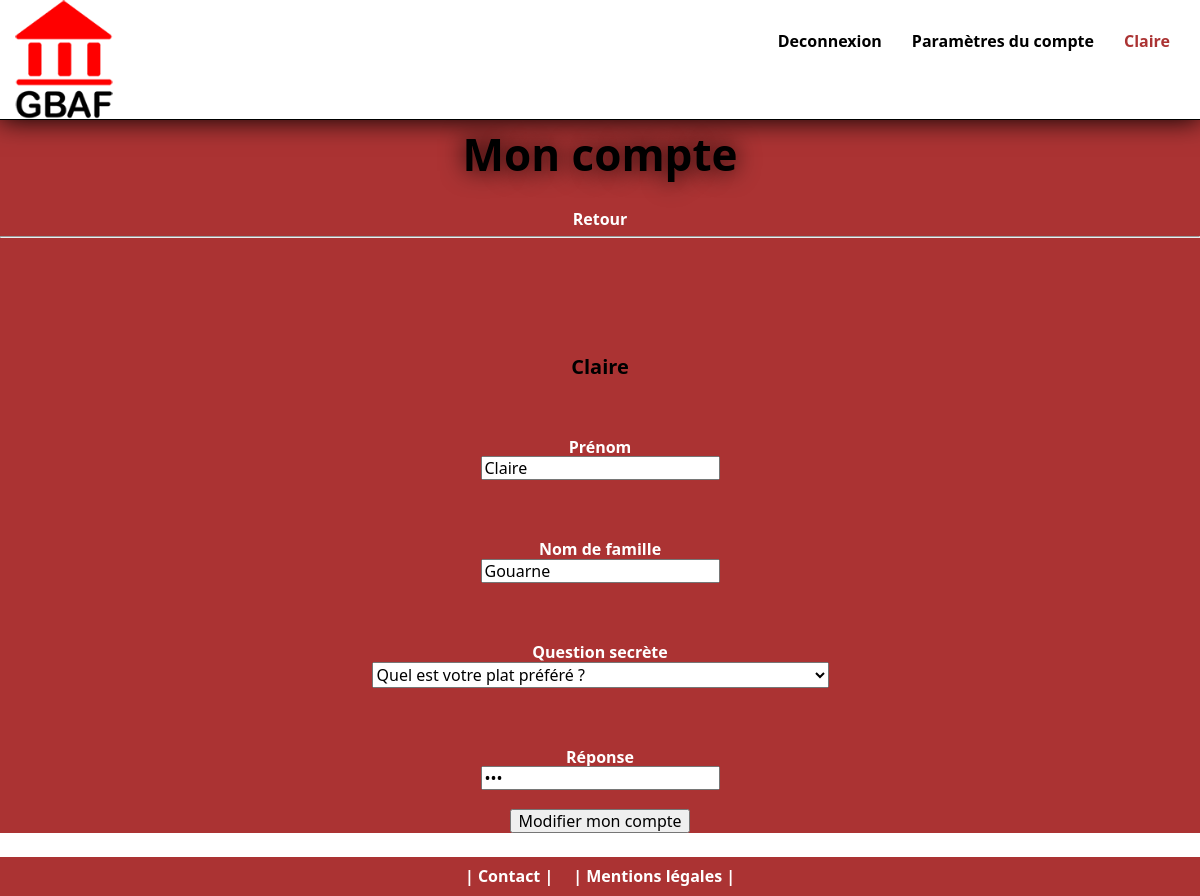
Screenshot of /parametres.php (signed in) with the database file from the repository.
### tables this page shows
CREATE TABLE `user` (
  `id` int NOT NULL,
  `username` varchar(255) NOT NULL,
  `prenom` varchar(45) NOT NULL,
  `nom` varchar(45) NOT NULL,
  `password` varchar(255) NOT NULL,
  `question` varchar(255) NOT NULL,
  `reponse` varchar(255) NOT NULL
);

### parametres.php (the view, shortened to what this page needs)
<?php
  if (!isset($_SESSION['id'])) {
    header('Location: connexion.php');
    die();
  }
  else {
	$id_user = $_SESSION['id'];
    require "templates/database.php";
	$req = $bdd->prepare('SELECT id, username, nom, prenom, password, question, reponse FROM user WHERE id = :id');
	$req->execute(array(
	    'id' => $id_user));
	$resultat = $req->fetch();
}
        require "templates/head.php";
        require "templates/header.php";
    ?>
        <div>
            <form class="formConnexion parametres" action="parametres.php" method="post">
                <h1 class="black compte">Mon compte</h1>
                <a href="index.php" class="white">Retour</a><hr>
                <div class="champs">
                    <br /><h3 class="black"><?php echo $resultat['username'] . ' '; ?></h3>
                </div>
                <div class="champs">
                    <label for="prenom"><b>Prénom</b><br /></label>
                    <input type="text" value='<?php echo $resultat['prenom'] ?>' name="prenom" required><br />
                </div>
                <div class="champs">
                    <label for="prenom"><b>Nom de famille</b><br /></label>
                    <input type="text" value='<?php echo $resultat['nom'] ?>' name="nom" required><br />
                </div>
                <div class="champs">
                    <label for="question"><b>Question secrète</b><br /></label>
                    <select name="question">
                        <option>Quel est votre plat préféré ?</option>
                    </select>
                </div>
                <div class="champs">
                    <label for="reponse"><b>Réponse</b><br /></label>
                    <input type="password" value='<?php echo $resultat['reponse'] ?>' name="reponse" required><br />
                    <br /><input type="submit" id='submit' value='Modifier mon compte' ><br />
                </div>
            </form>
        </div>
    <?php require "templates/footer.php"; ?>

### css/style.css (style rules this page uses)
html { width: 100%; height: 100%; }
body { margin: 0; padding: 0; }
body { font-family: 'Segoe UI', Roboto, Oxygen, Ubuntu, Cantarell, 'Open Sans', 'Helvetica Neue', sans-serif; }
h1, .title, .large, .compte { font-size: 44px; }
h3, .large-txt, .comment { font-size: 20px; }
h1, h2, h3, .center, .formConnexion, .inscription, .title { text-align: center; }
h1, .nosPart, .title, .comment-title, .compte { text-decoration: underline overline; }
a, .bold, .description { font-weight: bold; }
li, .settings, .black, a { list-style-type: none; text-decoration: none; }
body, .bg-white, textarea, .logo, .nosPart, #header { background-color: white; }
.bg-red, #connexion, .parametres { background-color: rgba(150, 0, 0, 0.8); }
.black, h3:hover, a:hover, h1:hover, li, .footer, .legal, .suite, .button:hover, .comment-title:hover, .nosPart:hover, .txt { color: black; }
.white, .champs, .nosPart, .inscription, .suite:hover { color: white; }
h1, .title, .compte { text-shadow: 0px 0px 25px black; }
.container, #commentaire, .partner-section, .title, .comment-title, .compte { padding-top: 100px; }
.champs { margin-top: 5%; margin-bottom: 2%; }
* { box-sizing: border-box; }

### rows the page displays
user: username "Claire", prenom "Claire", nom "Gouarne"

### other values shown
$_SESSION['username'] "Claire"
